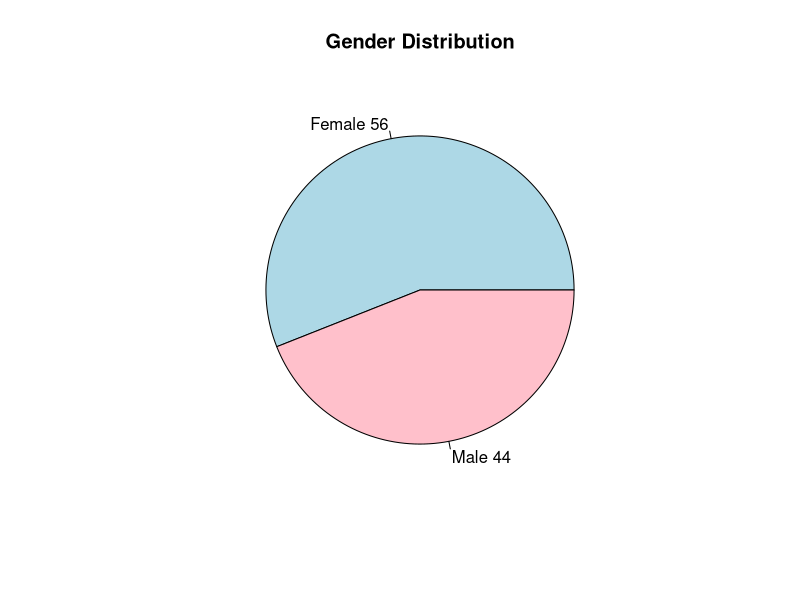
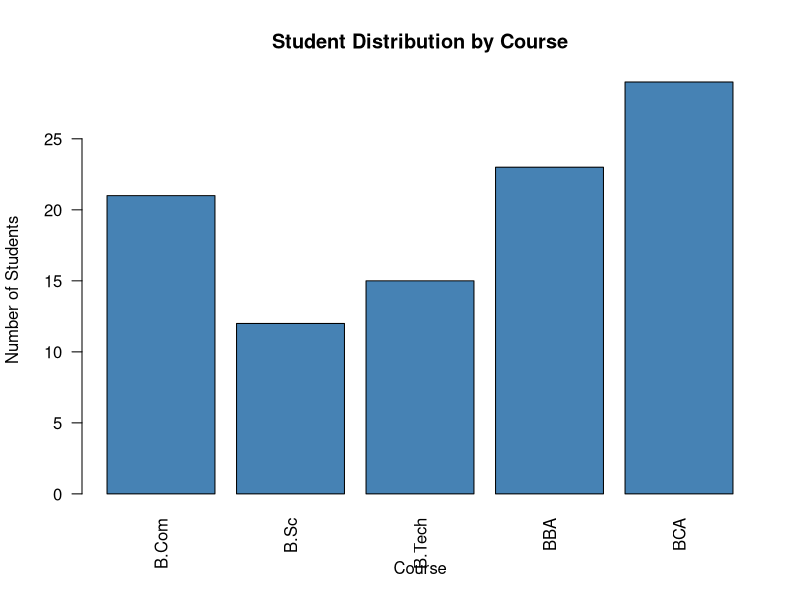
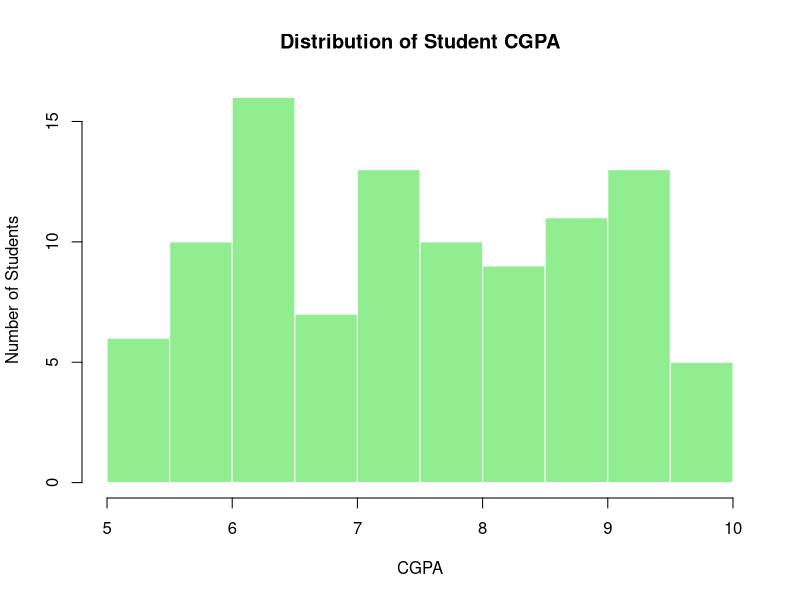
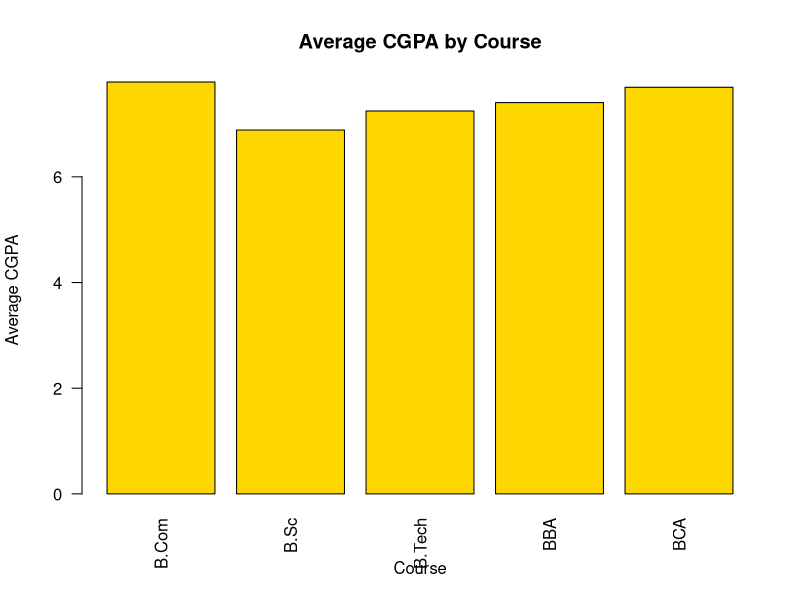
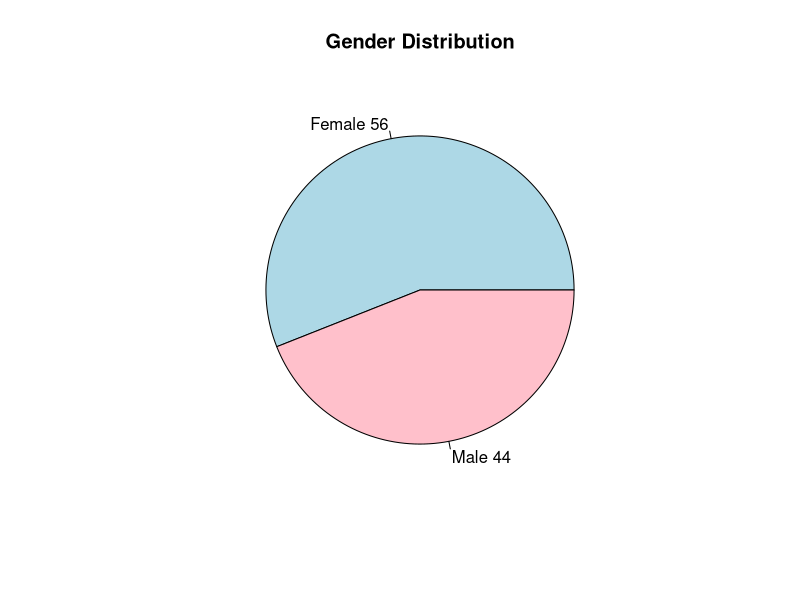
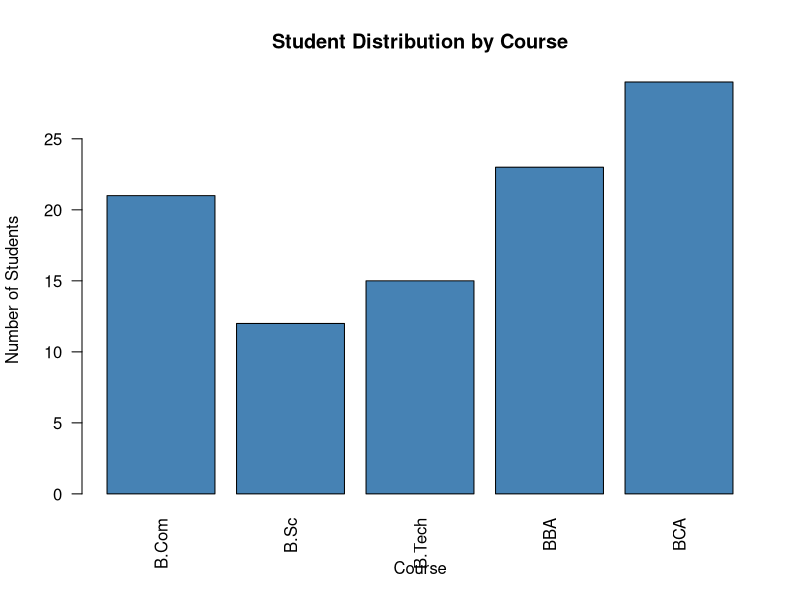
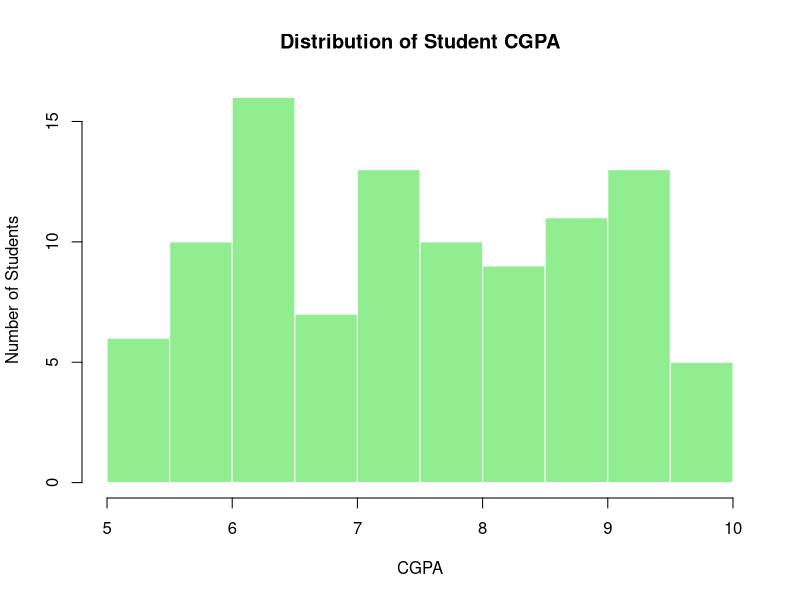
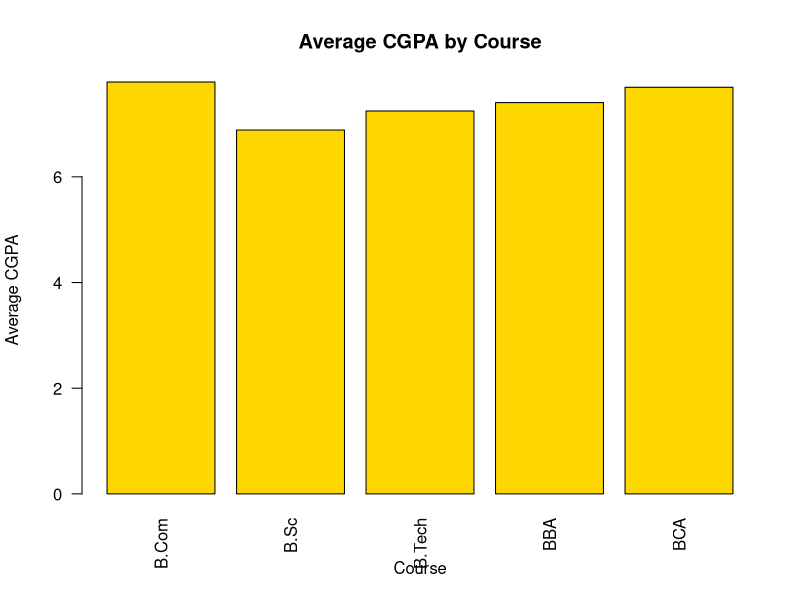

Recreate these plots in R, in order.
# scripts/student_analysis.R

# Load required packages
library(knitr)

# Create output folder if needed
if (!dir.exists("outputs/plots")) {
  dir.create("outputs/plots", recursive = TRUE, showWarnings = FALSE)
}

# Read student dataset
student_data <- read.csv("data/students.csv")

# Preview data
cat("Dataset preview:\n")
print(head(student_data))

cat("\nDataset structure:\n")
str(student_data)

cat("\nSummary statistics:\n")
print(summary(student_data))

# Check for missing values
cat("\nMissing values by column:\n")
print(colSums(is.na(student_data)))

# Clean and standardize columns
student_data <- unique(student_data)
student_data$Gender <- as.factor(student_data$Gender)
student_data$Course <- as.factor(student_data$Course)
student_data$Department <- as.factor(student_data$Department)
student_data$CGPA <- as.numeric(student_data$CGPA)

# Descriptive stats
cgpa_mean <- mean(student_data$CGPA, na.rm = TRUE)
cgpa_median <- median(student_data$CGPA, na.rm = TRUE)
cgpa_sd <- sd(student_data$CGPA, na.rm = TRUE)
cgpa_min <- min(student_data$CGPA, na.rm = TRUE)
cgpa_max <- max(student_data$CGPA, na.rm = TRUE)

cat("\nCGPA summary:\n")
print(cbind(
  Mean = cgpa_mean,
  Median = cgpa_median,
  SD = cgpa_sd,
  Min = cgpa_min,
  Max = cgpa_max
))

# Gender counts
gender_count <- table(student_data$Gender)
cat("\nGender distribution:\n")
print(gender_count)

pie(
  gender_count,
  main = "Gender Distribution",
  labels = paste(names(gender_count), gender_count),
  col = c("lightblue", "pink")
)

# Save plot
png("outputs/plots/gender_distribution.png", width = 800, height = 600)
pie(
  gender_count,
  main = "Gender Distribution",
  labels = paste(names(gender_count), gender_count),
  col = c("lightblue", "pink")
)
dev.off()

# Course counts
course_count <- table(student_data$Course)
cat("\nCourse distribution:\n")
print(course_count)

barplot(
  course_count,
  main = "Student Distribution by Course",
  xlab = "Course",
  ylab = "Number of Students",
  las = 2,
  col = "steelblue"
)

png("outputs/plots/course_distribution.png", width = 900, height = 600)
barplot(
  course_count,
  main = "Student Distribution by Course",
  xlab = "Course",
  ylab = "Number of Students",
  las = 2,
  col = "steelblue"
)
dev.off()

# CGPA histogram
hist(
  student_data$CGPA,
  main = "Distribution of Student CGPA",
  xlab = "CGPA",
  ylab = "Number of Students",
  col = "lightgreen",
  border = "white"
)

png("outputs/plots/cgpa_distribution.png", width = 800, height = 600)
hist(
  student_data$CGPA,
  main = "Distribution of Student CGPA",
  xlab = "CGPA",
  ylab = "Number of Students",
  col = "lightgreen",
  border = "white"
)
dev.off()

# Average CGPA by course
course_cgpa <- aggregate(CGPA ~ Course, data = student_data, FUN = mean)
cat("\nAverage CGPA by course:\n")
print(course_cgpa)

barplot(
  course_cgpa$CGPA,
  names.arg = course_cgpa$Course,
  main = "Average CGPA by Course",
  xlab = "Course",
  ylab = "Average CGPA",
  las = 2,
  col = "gold"
)

png("outputs/plots/average_cgpa_by_course.png", width = 900, height = 600)
barplot(
  course_cgpa$CGPA,
  names.arg = course_cgpa$Course,
  main = "Average CGPA by Course",
  xlab = "Course",
  ylab = "Average CGPA",
  las = 2,
  col = "gold"
)
dev.off()

cat("\nAnalysis completed successfully. Plots saved in outputs/plots/.\n")
